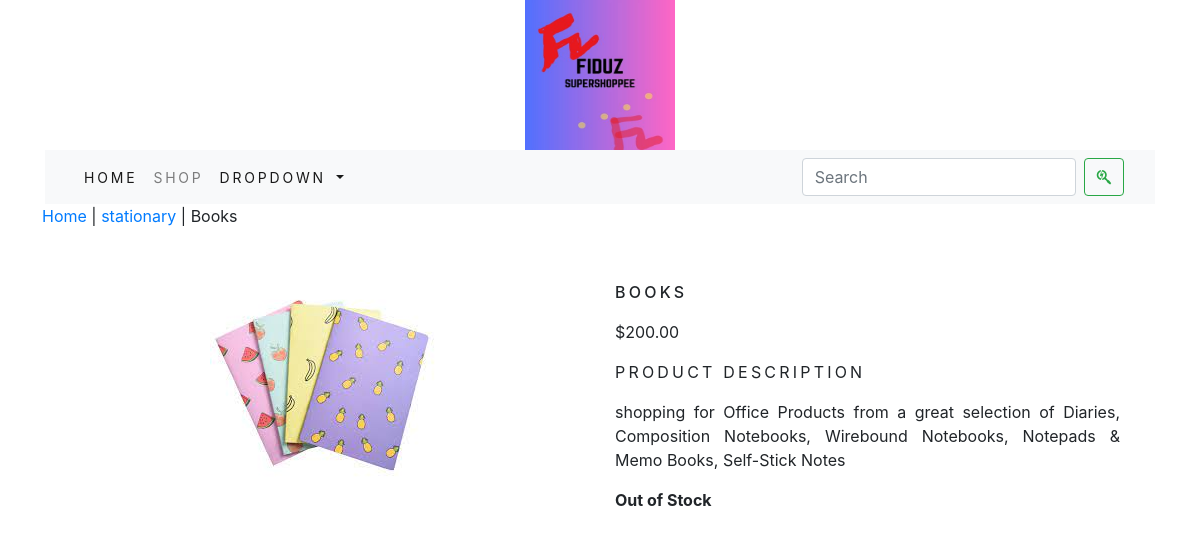
The page /ecommerceapp/stationary/books/ on the database its author committed.
### ecommerceapp/models.py (models this page shows, shortened)
class Product(models.Model):
    name = models.CharField(max_length=250, unique=True)
    slug = models.SlugField(max_length=250, unique=True)
    description = models.TextField(blank=True)
    price=models.DecimalField(max_digits=10,decimal_places=2)
    category=models.ForeignKey(Category,on_delete=models.CASCADE)
    image = models.ImageField(upload_to='product', blank=True)
    stock=models.IntegerField()
    available=models.BooleanField(default=True)
    created=models.DateTimeField(auto_now_add=True)
    updated=models.DateTimeField(auto_now=True)
    class Meta:
        ordering = ('name',)
        verbose_name = 'product'
        verbose_name_plural = 'products'

class Category(models.Model):
    name=models.CharField(max_length=250,unique=True)
    slug=models.SlugField(max_length=250,unique=True)
    description=models.TextField(blank=True)
    image=models.ImageField(upload_to='category',blank=True)
    class Meta:
        ordering=('name',)
        verbose_name='category'
        verbose_name_plural='categories'
    def get_url(self):
        return reverse('ecommerceapp:products_by_category', args=[self.slug])
    def __str__(self):
        return '{}'.format(self.name)

### ecommerceapp/views.py (the view)
# urls.py: path('<slug:c_slug>/<slug:product_slug>/',views.proDetail,name='prodCatDetail')
def proDetail(request,c_slug,product_slug):
    try:
        product=Product.objects.get(category__slug=c_slug,slug=product_slug)
    except Exception as e:
        raise e
    return render(request,"product.html",{'product':product})

### cart/context_processors.py (called while the page is built)
def counter(request):
    item_count = 0
    if 'admin' in request.path:
        return{}
    else:
        try:
            cart = Cart.objects.filter(cart_id=_cart_id(request))
            cart_items = CartItem.objects.all().filter(cart=cart[:1])
            for cart_item in cart_items:
                item_count += cart_item.quantity
        except Cart.DoesNotExist:
            item_count = 0
    return dict(item_count=item_count)

### cart/views.py (called while the page is built)
def _cart_id(request):
    cart = request.session.session_key
    if not cart:
        cart = request.session.create()
    return cart

### ecommerceapp/context_processors.py (called while the page is built)
def menu_links(request):
    links = Category.objects.all()
    return dict(links=links)

### templates/product.html (shortened to what this page needs)
{% extends 'base.html' %}
{% load static %}
{% block content %}
<div class="row my_prod_row_class">
     <div class="mx_auto">
         <p> <a href="{% url 'ecommerceapp:allProdCat' %}"> Home </a> | <a href="{{product.category.get_url}}"> {{product.category}} </a> | {{product.name}} </p>
     </div>
</div>
<div class="container">
<br>
  <div class="row">
      <div class="col-12 col-sm-12 col-md-12 col-lg-6 text-center">
        <div style="min-width :18rem">
             <img src="{{product.image.url}}" alt="{{product.name}}">
        </div>
      </div>
      <div class="col-12 col-sm-12 col-md-12 col-lg-6">
            <div>
             <h1 class="my_prod_title">{{product.name}}</h1>
             <p>${{product.price}}</p>
             <p class="my_title">Product Description</p>
             <p class="text-justify my_prod_text">{{product.description}}</p>
             {% if product.stock <= 0 %}
             <P class="text-justify my_prod_text"><b>Out of Stock</b></P>
             {% else %}
             <a class="btn tn-secondary" href="{% url 'cart:add_cart' product.id %}">Add to Cart</a>
             {% endif %}
            </div>
      </div>
  </div>
</div>
{% endblock %}

### static/css/custom.css (style rules this page uses)
body { font-family : }
.my_title { font-size : 16px; text-transform : uppercase; letter-spacing :0.2em; }
.my_prod_title { font-size : 16px; text-transform : uppercase; letter-spacing : 0.2em; padding-top : 15px; padding-bottom : 10px; }
.my_prod_text { padding-right :20px; }

### rows shown on the page
Product: category "stationary", name "Books", image (picture), name "BOOKS", price "200.00", description "shopping for Office Products from a great selection of Diaries, Composition Notebooks, Wirebound Notebooks, Notepads & Memo Books, Self-Stick Notes"
